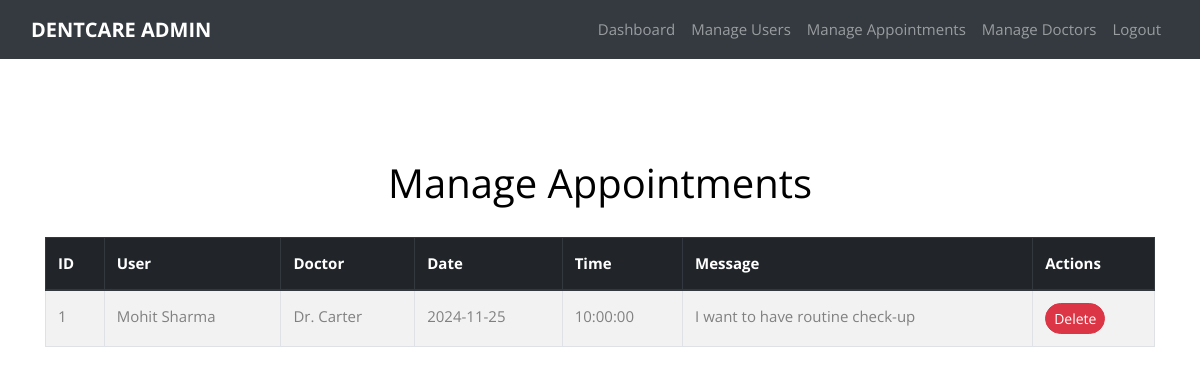
/manage_appointments.php (signed in), run on an earlier commit of the app's database.
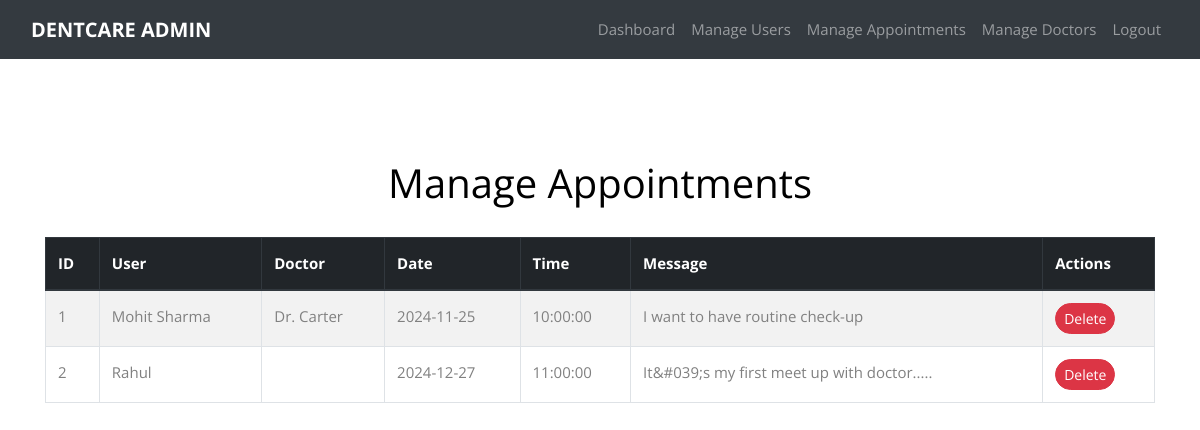
And on a later commit of the database.
### tables this page shows
CREATE TABLE `appointments` (
  `id` int(11) NOT NULL,
  `full_name` varchar(255) NOT NULL,
  `email` varchar(255) NOT NULL,
  `phone` varchar(15) NOT NULL,
  `doctor` varchar(255) NOT NULL,
  `appointment_date` date NOT NULL,
  `appointment_time` time NOT NULL,
  `message` text NOT NULL,
  `created_at` timestamp NOT NULL DEFAULT current_timestamp(),
  `doctor_id` int(11) NOT NULL
);

### manage_appointments.php (the view, shortened to what this page needs)
<?php
require('Assets/connection.php');
require('Assets\head.php') ;
$query = "SELECT * FROM appointments";
$result = $conn->query($query);
include('admin_navbar.php'); ?>
<section class="ftco-section">
<div class="container mt-5">
        <h1 class="text-center mb-4">Manage Appointments</h1>
        <div class="table-responsive">
            <table class="table table-striped table-bordered table-hover">
                <thead class="thead-dark">
                    <tr>
                        <th>ID</th>
                        <th>User</th>
                        <th>Doctor</th>
                        <th>Date</th>
                        <th>Time</th>
                        <th>Message</th>
                        <th>Actions</th>
                    </tr>
                </thead>
                <tbody>
                    <?php while ($row = $result->fetch_assoc()): ?>
                        <tr>
                            <td><?php echo $row['id']; ?></td>
                            <td><?php echo htmlspecialchars($row['full_name']); ?></td>
                            <td><?php echo htmlspecialchars($row['doctor']); ?></td>
                            <td><?php echo htmlspecialchars($row['appointment_date']); ?></td>
                            <td><?php echo htmlspecialchars($row['appointment_time']); ?></td>
                            <td><?php echo htmlspecialchars($row['message']); ?></td>
                            <td>
                                <a href="manage_appointments.php?delete=<?php echo $row['id']; ?>" class="btn btn-danger btn-sm" onclick="return confirm('Are you sure you want to delete this appointment?')">
                                    Delete
                                </a>
                            </td>
                        </tr>
                    <?php endwhile; ?>
                </tbody>
            </table>
        </div>
    </div>
                </section>
                <?php require('Assets\footer.php') ; ?>

### Assets/head.php (shortened to what this page needs)
<!DOCTYPE html>
<html lang="en">
  <head>
    <link rel="stylesheet" href="Assets/css/open-iconic-bootstrap.min.css">
    <link rel="stylesheet" href="Assets/css/animate.css">
    <link rel="stylesheet" href="Assets/css/owl.carousel.min.css">
    <link rel="stylesheet" href="Assets/css/owl.theme.default.min.css">
    <link rel="stylesheet" href="Assets/css/magnific-popup.css">
    <link rel="stylesheet" href="Assets/css/aos.css">
    <link rel="stylesheet" href="Assets/css/ionicons.min.css">
    <link rel="stylesheet" href="Assets/css/bootstrap-datepicker.css">
    <link rel="stylesheet" href="Assets/css/jquery.timepicker.css">
    <link rel="stylesheet" href="Assets/css/flaticon.css">
    <link rel="stylesheet" href="Assets/css/icomoon.css">
    <link rel="stylesheet" href="Assets/css/style.css">
  </head>
  <body>

### admin_navbar.php (shortened to what this page needs)
<nav class="navbar navbar-expand-lg navbar-dark bg-dark fixed-top">
    <div class="container-fluid">
        <a class="navbar-brand" href="admin_dashboard.php">DentCare Admin</a>
        <div class="collapse navbar-collapse" id="navbarNav">
            <ul class="navbar-nav ml-auto">
                <li class="nav-item">
                    <a class="nav-link" href="admin_dashboard.php">Dashboard</a>
                </li>
                <li class="nav-item">
                    <a class="nav-link" href="manage_users.php">Manage Users</a>
                </li>
                <li class="nav-item">
                    <a class="nav-link" href="manage_appointments.php">Manage Appointments</a>
                </li>
                <li class="nav-item">
                    <a class="nav-link" href="manage_doctors.php">Manage Doctors</a>
                </li>
                <li class="nav-item">
                    <a class="nav-link " href="logout_admin.php">Logout</a>
                </li>
            </ul>
        </div>
    </div>
</nav>

### Assets/footer.php (shortened to what this page needs)
  </body>
</html>

What changed in the data, as far as the page shows it:
added appointments: id "2", full_name "Rahul", appointment_date "2024-12-27", appointment_time "11:00:00", message "It&#039;s my first meet up with doctor....."
